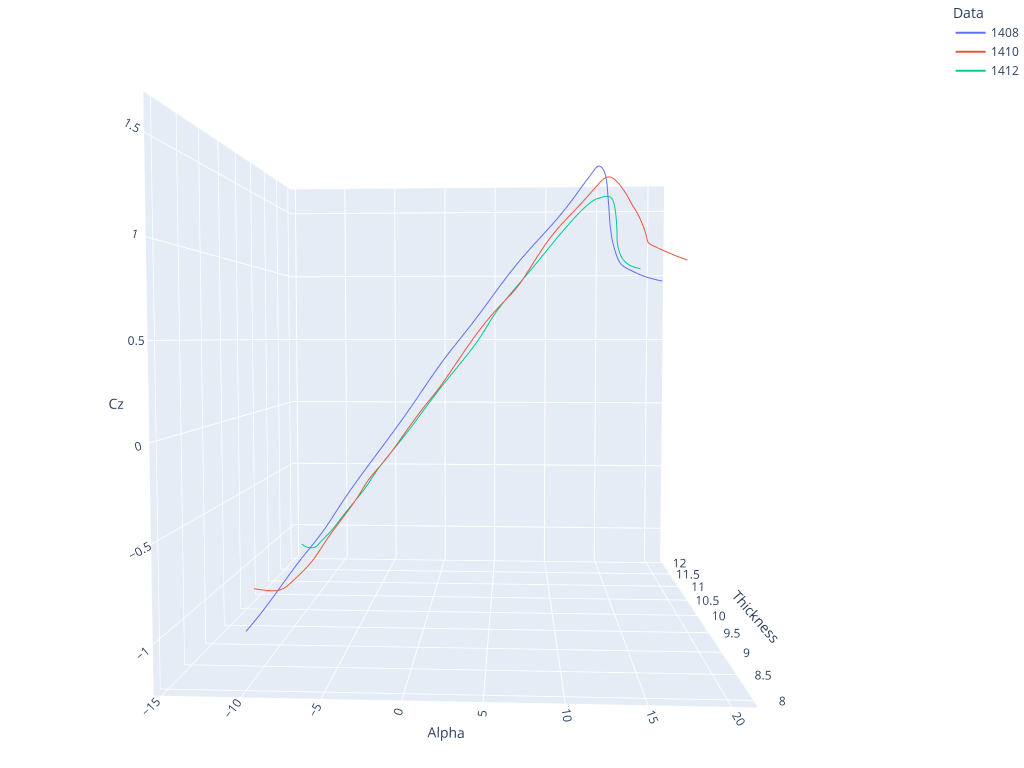

Notebook code for this chart:
### Code cell
plot3d()

### Figure 1 — Plotly figure (JSON) as saved in the notebook; plotly's stock layout.template omitted (floating-point values rounded to 4 significant figures; data arrays with more than 128 entries replaced by an {"elided": "..."} marker saying what was removed)
{"data": [{"mode": "lines", "name": "1408", "type": "scatter3d", "x": {"elided": "259 float values"}, "y": {"elided": "259 int values"}, "z": {"elided": "259 float values"}}, {"mode": "lines", "name": "1410", "type": "scatter3d", "x": {"elided": "3488 float values"}, "y": {"elided": "3488 int values"}, "z": {"elided": "3488 float values"}}, {"mode": "lines", "name": "1412", "type": "scatter3d", "x": {"elided": "3362 float values"}, "y": {"elided": "3362 int values"}, "z": {"elided": "3362 float values"}}], "layout": {"height": 768, "legend": {"font": {"size": 12}, "itemsizing": "trace", "title": {"text": "Data"}}, "margin": {"b": 0, "l": 0, "r": 0, "t": 0}, "scene": {"camera": {"eye": {"x": 0.1, "y": -2, "z": 0.1}}, "xaxis": {"title": {"text": "Alpha"}}, "yaxis": {"title": {"text": "Thickness"}}, "zaxis": {"title": {"text": "Cz"}}}, "width": 1024}}
